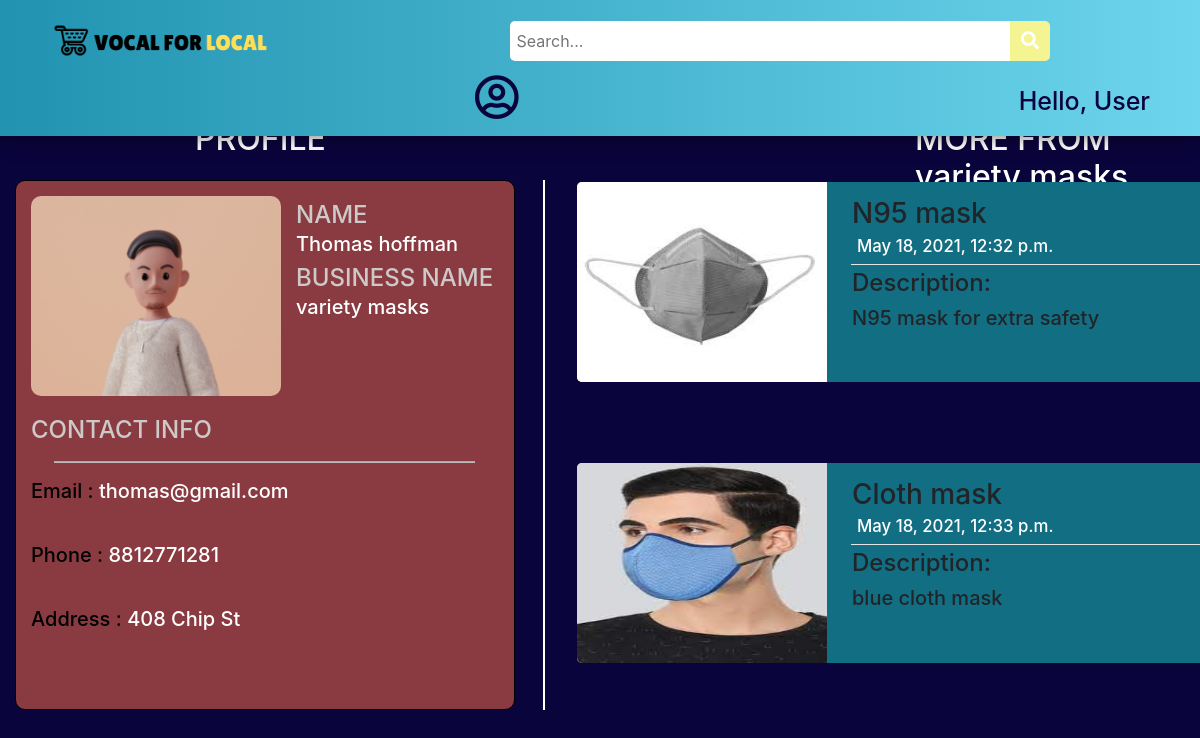
The app's page /variety masks with its own data.
### main/models.py (models this page shows)
class Customer(models.Model):
    id = models.IntegerField(primary_key=True, null=False)
    name = models.CharField(max_length=100, null=True)
    phone = models.CharField(max_length=10, null=True)
    email = models.CharField(max_length=50, null=True)
    state = models.CharField(max_length=20, null=True)
    postal_code = models.IntegerField(null=True)
    city = models.CharField(max_length=20, null=True)
    address = models.CharField(max_length=100, null=True)
    business_name = models.CharField(max_length=50,null=True)
    date_created = models.DateTimeField(auto_now_add=True, null=True)
    def __str__(self):
	    return str(self.name)

class Post(models.Model):
    p_id = models.IntegerField(primary_key=True, null=False)
    name = models.CharField(max_length=50,null=True)
    description = models.CharField(max_length=1000, null=True)
    photo = models.ImageField(upload_to="images/",null=True,verbose_name="")
    owner = models.ForeignKey(Customer, null=True, on_delete= models.CASCADE)
    date_created = models.DateTimeField(auto_now_add=True, null=True)
    category = models.CharField(max_length=100, null=True)
    availability = models.CharField(max_length=20, null=True)
    location = models.CharField(max_length=50, null=True)
    business_name = models.CharField(max_length=50,null=True)
    price = models.IntegerField(null=True)
    def __str__(self):
	    return str(self.name)
    @property
    def imageURL(self):
        try:
            url = self.photo.url
        except :
            url = ''
        return url

### main/views.py (the view)
# urls.py: path('<str:business>',views.viewProfile,name="viewProfile"),
def viewProfile(request, business):
    try:
        c = Customer.objects.get(business_name=business)
    except Customer.DoesNotExist:
        raise Http404("No such Business is currently registered with VFL.")
    posts = Post.objects.filter(owner=c)
    print(c)
    print(posts)
    context = {"c": c, "posts": posts}
    return render(request, 'main/viewProfile.html', context)

### main/templates/main/viewProfile.html (shortened to what this page needs)
{% load static %}
<!DOCTYPE html>
<html lang="en">
<head>
    <link rel="stylesheet" href="https://use.fontawesome.com/releases/v5.6.1/css/all.css"
 />
    <link rel="stylesheet" href="https://cdn.jsdelivr.net/npm/bootstrap@4.6.0/dist/css/bootstrap.min.css">
    <link rel="stylesheet" href="{%static '/css/viewProfile.css' %}">
</head>
<body style="background-color: #0a043c;">
    <div class="topnav">
        <a class="active" href="{% url 'home' %}">
          <img id="logo" src="{% static 'images/logo.png' %}" alt="VocalForLocal" />
        </a>
        <div class="search">
          <input type="text" placeholder=" Search..." name="key" id="search-placeholder" />
          <button id="srch" type="submit" onclick="validatePlaceHolder(this)">
            <i class="fa fa-search" style="font-size: 18px"> </i>
          </button>
        </div>
        <span class="hello-msg">
          Hello, {% if user.is_authenticated %} {{request.user}} {% else %} User
          {% endif %}
        </span>
        <a class="nav-link dropdown-toggle" href="#" id="navbarDropdown" role="button" data-bs-toggle="dropdown" aria-expanded="false"          style="margin-left: 160px;">
          <i class="far fa-user-circle" style="color:#0a043c; font-size: 45px;"></i>
        </a>
      </div>
      <div class="container-fluid">
          <h2 id="heading">
              PROFILE
          </h2>
          <div id="profile-container">
              <div id="profileinfo">
                <div id="icon">
                    <img id="profile-logo" src="{% static 'images/profile_icon1.PNG' %}" alt="profile-logo">
                </div>
                <div id="details">
                    <h4 style="margin-bottom: 2px; color: rgb(206, 201, 201);">
                        NAME
                    </h4>
                    <h5>
                        {{c.name}}
                    </h5>
                    <h4 style="margin-bottom: 2px; color: rgb(206, 201, 201);">
                        BUSINESS NAME
                    </h4>
                    <h5>
                        {{c.business_name}}
                    </h5>
                </div>
                <div id="contact">
                    <h4 style="color: rgb(206, 201, 201); margin-bottom: 3px;">
                        CONTACT INFO
                    </h4>
                    <hr style="width:90%; background-color: rgb(189, 186, 186);height: 1px;">
                    <h5>
                        <h5 style="color: black;">Email : <span style="color: white;">{{c.email}}</span></h5>
                    </h5>
                    <br>
                    <h5>
                        <h5 style="color: black;">Phone : <span style="color: white">{{c.phone}}</span></h5>
                    </h5>
                    <br>
                    <h5>
                        <h5 style="color: black;">Address : <span style="color: white">{{c.address}}</span></h5>
                    </h5>
                </div>
              </div>
          </div>
          <h2 id="heading1">
            MORE FROM {{c.business_name}}
          </h2>
          <div id="card">
            {% for p in posts %}
            <div class="card-individual">
                <div id="card-info">
                  <a href="{% url 'viewPost' business=p.business_name name=p.name %}" style="text-decoration: none;"><img src="{{p.imageURL}}" alt="" style="width: 250px;height: 200px; background-position: center; background-size: cover; background-repeat: no-repeat; border-bottom-left-radius: 5px; border-top-left-radius: 5px; ">
                  </a>
                </div>
                <div id="product-info">
                    <h3 style="margin-left: 5px;">
                        {{p.name}}<span class="price" style = "float: right; font-weight: bold;margin-right: 50px;">&#8377;{{p.price}}</span>
                        <p style="font-size:0.6em; color: white; margin: 5px;">{{p.date_created}}</p>
                    </h3>
                    <hr style="width:95%; margin: 4px 4px; background-color: white;">
                    <h4 style="margin-left: 5px;">
                        Description:
                        <h5 style="display: flex; flex-direction:row; flex-wrap: wrap; overflow: hidden; margin-left: 5px;">
                            {{p.description}}
                        </h5>
                    </h4>
                </div>
            </div>
            {% endfor %}
          </div>
      </div>
</body>
</html>

### static/css/viewProfile.css (style rules this page uses)
.hello-msg { position: relative; float: right; font: verdana; font-weight: 500; font-size: 25px; color: #0a043c; margin-right: 50px; margin-top: 22px; text-align: center; }
.topnav { background: linear-gradient(to right, #2193b0, #6dd5ed); overflow: visible; box-shadow: 0 4px 8px 0 rgba(0, 0, 0, 0.2), 0 6px 20px 0 rgba(0, 0, 0, 0.19); position: fixed; top: 0; width: 100%; z-index: 3; }
.topnav a { float: left; padding: 14px 5px; text-decoration: none; font-size: 17px; }
.topnav a.active { color: rgb(255, 102, 0); text-shadow: 2px 2px 7px #ebab4a; transition: all 0.8s; border-radius: 10px; }
.search input[type="text"] { width: 500px; height: 40px; border-top-left-radius: 5px; border-bottom-left-radius: 5px; border: none; margin-top: 20px; background-color: #ffff; }
.search { float: left; margin-left: 200px; margin-top: 1px; }
#srch { transition: all 0.5s; }
.search button { height: 40px; width: 40px; background-color: #f4f493; color: #ffff; border-top-right-radius: 5px; border-bottom-right-radius: 5px; float: right; margin-top: 20px; padding: 5px 10px; margin-right: 16px; font-size: 12px; border: none; cursor: pointer; }
#logo { width: 300px; height: 100%; overflow: hidden; margin-top: -6px; }
.dropdown-toggle::after { display: none; }
.dropdown-toggle { transition: all 0.8s; }
#profile-container { position: fixed; margin-top:180px; width: 530px; height: 530px; border-right: solid 2px white; }
#profileinfo { background-color: #8a3b41; position: fixed; width: 500px; height: 530px; border-radius: 10px; padding:15px; border: solid 0.5px black; transition: all 0.5s; }
#heading { position:fixed; color: white; margin-left: 180px; margin-top: 120px; }
#heading1 { position:fixed; color: white; margin-left: 900px; margin-top: 120px; }
#card { position: fixed; margin-left: 550px; margin-top: 180px; width: 950px; height: 100%; background-color: none; border-radius: 5px; padding: 2px; display: flex; flex-direction: row; flex-wrap: wrap; overflow-y: auto; }
.card-individual { position: relative; background-color: #126e82; margin-bottom: 15px; margin-left: 10px; width: 940px; height: 200px; border-radius: 7px; transition: all 0.5s; }
.card-individual:last-child { margin-bottom: 250px; }
#icon { width: 250px; height: 200px; position: absolute; }
#profile-logo { width: 250px; height: 200px; background-position: center; background-size: cover; background-repeat: no-repeat; border-radius: 10px; }
#details { padding: 5px; width: 210px; height: 200px; position: absolute; margin-left: 260px; display: flex; flex-direction: column; flex-wrap: wrap; color: white; }
#contact { position: absolute; margin-top: 220px; color: white; width: 467px; height: 110px; }
#card-info { width: 250px; height: 200px; background-color: blanchedalmond; position: absolute; border-radius: 5px; }
#product-info { width: 650px; height: 170px; position: absolute; margin-left: 270px; margin-top: 15px; }

### records on screen
Customer: name "Thomas hoffman", business_name "variety masks", email "thomas@gmail.com", phone "8812771281", address "408 Chip St"
Post: imageURL (picture), name "N95 mask", date_created "May 18, 2021, 12:32 p.m.", description "N95 mask for extra safety"
Post: imageURL (picture), name "Cloth mask", date_created "May 18, 2021, 12:33 p.m.", description "blue cloth mask"
